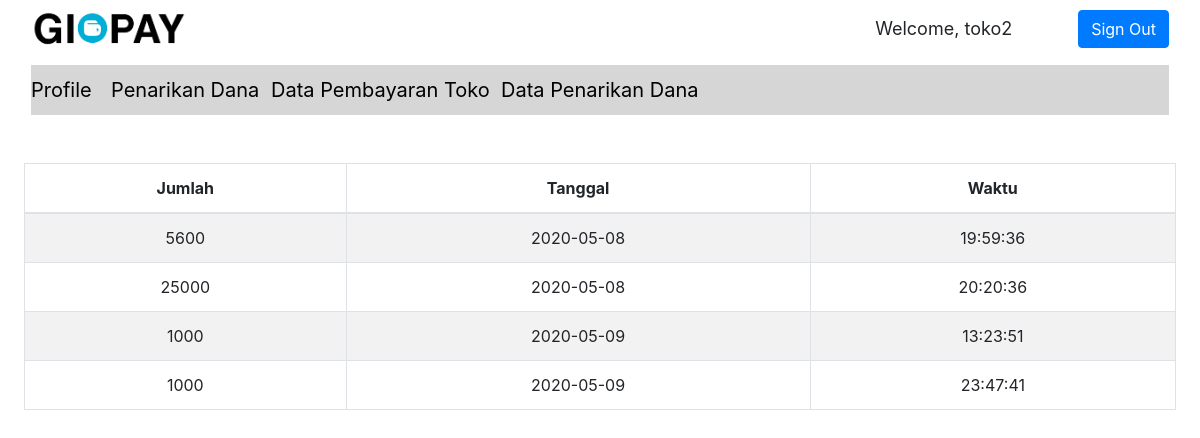
The page /dataPembT.php (signed in) on the database its author committed.
### tables this page shows
CREATE TABLE `historytransaksi` (
  `idUser` int(11) DEFAULT NULL,
  `idToko` int(11) DEFAULT NULL,
  `jumlah` float NOT NULL,
  `tanggal` date NOT NULL,
  `waktu` time NOT NULL
);

### server.php (called while the page is built, shortened)
<?php
    require_once "mysqlDB.php";
function getTransToko($uname){
    $db = new MySQLDB('localhost', 'root', '', 'gipay');
    $username = $uname;
    $username = $db->escapeString($username);
    $query = "SELECT idUser FROM pemiliktoko WHERE username=";
    $query .= "'".$username."'";
    $query_result = $db->executeSelectQuery($query);
    $idUser = $query_result[0][0];
    $query2 = "SELECT jumlah, tanggal, waktu FROM historytransaksi WHERE idToko = $idUser";
    $res = $db->executeSelectQuery($query2);
    return $res;
}
?>

### mysqlDB.php (called while the page is built, shortened)
<?php
class MySQLDB{
	protected $servername;
	protected $username;
	protected $password;
	protected $dbname;
	protected $db_connection;
	public function __construct($servername,$username,$password,$dbname){
		$this->servername=$servername;
		$this->username=$username;
		$this->password=$password;
		$this->dbname=$dbname;
	}
	public function openConnection(){
		$this->db_connection=new mysqli($this->servername,$this->username,$this->password,$this->dbname);
	}
	public function executeSelectQuery($sql){
		$query_result=$this->db_connection->query($sql);
		$result=[];
		if($query_result!=[]){
			if($query_result->num_rows > 0){
				while ($row=$query_result->fetch_row()) {
					$result[] = $row;
				}
			}
		}
		return $result;
	}
	public function escapeString($input){
		$res = $this->db_connection->real_escape_string($input);
		return $res;
	}
}
?>

### dataPembT.php (the view, shortened to what this page needs)
<?php
    include "server.php";
?>
<!DOCTYPE html>
<html>
<head>
    <link rel="stylesheet" href="assets/bootstrap/css/bootstrap.min.css">
    <link rel="stylesheet" href="assets/css/Data-Table-1.css">
    <link rel="stylesheet" href="assets/css/Data-Table.css">
    <link rel="stylesheet" href="assets/css/Header-Blue.css">
    <link rel="stylesheet" href="https://cdn.datatables.net/1.10.15/css/dataTables.bootstrap.min.css">
    <link rel="stylesheet" href="assets/css/Google-Style-Login.css">
    <link rel="stylesheet" href="assets/css/LinkedIn-like-Profile-Box.css">
    <link rel="stylesheet" href="assets/css/Pretty-Registration-Form.css">
    <link rel="stylesheet" href="assets/css/styles.css">
    <link rel="stylesheet" href="assets/css/Table-With-Search-1.css">
    <link rel="stylesheet" href="assets/css/Table-With-Search.css">
    <link rel="stylesheet" href="assets/css/Team-Boxed.css">
</head>
<body>
    <nav class="navbar navbar-light navbar-expand-md" style="background-color: #ffffff;">
        <div class="container-fluid"><img src="assets/img/Gipay.png" style="height: 40px;">
            <input class="form-control-plaintext" type="text" value="Welcome, <?php echo $_SESSION['username']; ?>" readonly="" style="width: 205px;font-size: 18px;"><a href="dataPembT.php?logout='1'" class="btn btn-primary" role="button">Sign Out</a></div>
    </nav>
    <nav class="navbar navbar-light navbar-expand-md">
        <div class="container-fluid"><button data-toggle="collapse" class="navbar-toggler" data-target="#navcol-2"><span class="sr-only">Toggle navigation</span><span class="navbar-toggler-icon"></span></button>
            <div class="collapse navbar-collapse" id="navcol-2" style="background-color: #d7d6d6;font-size: 20px;height: 50px;color: rgb(0,0,0);">
                <a href="profToko.php" style="color: rgb(0,0,0);width: 80px;">Profile</a><a href="penarikanToko.php" style="color: rgb(0,0,0);width: 160px;">Penarikan Dana</a><a href="dataPembT.php" style="color: rgb(0,0,0);width: 230px;">Data Pembayaran Toko</a><a href="dataPenT.php"
                    style="color: rgb(0,0,0);width: 230px;">Data Penarikan Dana</a></div>
        </div>
    </nav>
    <div>
        <div class="container">
            <div class="row">
                <div class="col-md-12" style="height: 40px;background-color: #ffffff;"></div>
            </div>
        </div>
    </div><table id="example" class="table table-striped table-bordered" cellspacing="0" width="100px">
        <thead>
            <tr>
                <th style="text-align:center;">Jumlah</th>
                <th style="text-align:center;">Tanggal</th>
                <th style="text-align:center;">Waktu</th>
            </tr>
        </thead>
        <tbody>
            <?php
            $username = $_SESSION['username'];
            $result = getTransToko($username);
            foreach($result as $row) {
                echo '<tr>';
                foreach($row as $cell){
                    echo('<td>' . $cell . '</td>');
                }
                echo '</tr>';
			}
            ?>
        </tbody>
    </table>
</body>
</html>

### assets/css/Data-Table-1.css (style rules this page uses)
#example { margin-bottom: 0; }

### assets/css/Data-Table.css (style rules this page uses)
#example { margin-bottom: 0; }
#example { width: 96%; text-align: center; margin: auto; }

### assets/css/styles.css (style rules this page uses)
.col-md-12 { text-align: center; }

### rows shown on the page
historytransaksi: jumlah "5600", tanggal "2020-05-08", waktu "19:59:36"
historytransaksi: jumlah "25000", tanggal "2020-05-08", waktu "20:20:36"
historytransaksi: jumlah "1000", tanggal "2020-05-09", waktu "13:23:51"
historytransaksi: jumlah "1000", tanggal "2020-05-09", waktu "23:47:41"
